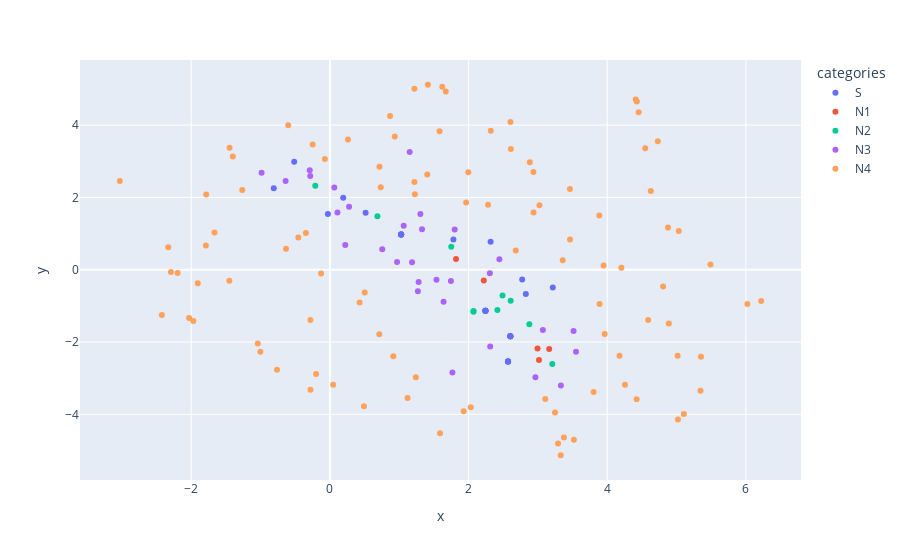

The notebook cell saved with this chart:
### Code cell
import plotly.express as px
import pandas as pd
from sklearn.manifold import TSNE

tsne = TSNE(n_components=2, perplexity=50)
z2d = tsne.fit_transform(action_z)

df = pd.DataFrame(
    dict(
        x=z2d[:,0], y=z2d[:,1],
        categories=categories,
        name=names,
        ntypes=colors
    )
)

fig = px.scatter(df, x='x', y='y', hover_data=['name'], color='categories')
fig.show()

### Figure 1 — Plotly figure (JSON) as saved in the notebook; plotly's stock layout.template omitted (floating-point values rounded to 4 significant figures)
{"data": [{"customdata": [["AddNode, 0"], ["AddNode, 1"], ["AddNode, 2"], ["AddNode, 3"], ["AddNode, 4"], ["ChangeFeature, 0"], ["ChangeFeature, 1"], ["ChangeFeature, 2"], ["ChangeFeature, 3"], ["ChangeFeature, 4"], ["DeleteNode, 0"], ["DeleteNode, 1"], ["DeleteNode, 2"], ["DeleteNode, 3"], ["DeleteNode, 4"], ["AcceptingEdges, 0"], ["AcceptingEdges, 1"], ["AcceptingEdges, 2"], ["AcceptingEdges, 3"], ["AcceptingEdges, 4"], ["NotAcceptingEdges, 0"], ["NotAcceptingEdges, 1"], ["NotAcceptingEdges, 2"], ["NotAcceptingEdges, 3"], ["NotAcceptingEdges, 4"], ["AddEdge, 0"], ["AddEdge, 1"], ["AddEdge, 2"], ["AddEdge, 3"], ["AddEdge, 4"]], "hovertemplate": "categories=S<br>x=%{x}<br>y=%{y}<br>name=%{customdata[0]}<extra></extra>", "legendgroup": "S", "marker": {"color": "#636efa", "symbol": "circle"}, "mode": "markers", "name": "S", "orientation": "v", "showlegend": true, "type": "scatter", "x": [3.215, -0.5149, 0.192, 0.5148, -0.02896, 2.773, -0.8097, 2.318, 2.826, 1.782, 2.57, 2.57, 2.57, 2.57, 2.57, 2.602, 2.602, 2.602, 2.602, 2.602, 2.243, 2.243, 2.243, 2.243, 2.243, 1.028, 1.028, 1.028, 1.028, 1.028], "xaxis": "x", "y": [-0.4924, 2.987, 1.991, 1.576, 1.54, -0.271, 2.254, 0.7749, -0.6694, 0.8328, -2.542, -2.542, -2.542, -2.542, -2.542, -1.837, -1.837, -1.837, -1.837, -1.837, -1.137, -1.137, -1.137, -1.137, -1.137, 0.9715, 0.9715, 0.9715, 0.9715, 0.9715], "yaxis": "y"}, {"customdata": [["G1, 0"], ["G1, 1"], ["G1, 2"], ["G1, 3"], ["G1, 4"]], "hovertemplate": "categories=N1<br>x=%{x}<br>y=%{y}<br>name=%{customdata[0]}<extra></extra>", "legendgroup": "N1", "marker": {"color": "#EF553B", "symbol": "circle"}, "mode": "markers", "name": "N1", "orientation": "v", "showlegend": true, "type": "scatter", "x": [2.995, 1.819, 3.016, 3.163, 2.22], "xaxis": "x", "y": [-2.182, 0.2995, -2.498, -2.196, -0.296], "yaxis": "y"}, {"customdata": [["G2, 0"], ["G2, 1"], ["G2, 2"], ["G2, 3"], ["G2, 4"], ["G6, 0"], ["G6, 1"], ["G6, 2"], ["G6, 3"], ["G6, 4"]], "hovertemplate": "categories=N2<br>x=%{x}<br>y=%{y}<br>name=%{customdata[0]}<extra></extra>", "legendgroup": "N2", "marker": {"color": "#00cc96", "symbol": "circle"}, "mode": "markers", "name": "N2", "orientation": "v", "showlegend": true, "type": "scatter", "x": [3.208, -0.2109, 2.416, 2.071, 2.607, 2.072, 0.6852, 2.877, 2.489, 1.75], "xaxis": "x", "y": [-2.607, 2.322, -1.113, -1.165, -0.8619, -1.139, 1.476, -1.509, -0.7106, 0.6348], "yaxis": "y"}, {"customdata": [["G3, 0"], ["G3, 1"], ["G3, 2"], ["G3, 3"], ["G3, 4"], ["G5, 0"], ["G5, 1"], ["G5, 2"], ["G5, 3"], ["G5, 4"], ["G7, 0"], ["G7, 1"], ["G7, 2"], ["G7, 3"], ["G7, 4"], ["G9, 0"], ["G9, 1"], ["G9, 2"], ["G9, 3"], ["G9, 4"], ["G11, 0"], ["G11, 1"], ["G11, 2"], ["G11, 3"], ["G11, 4"], ["G23, 0"], ["G23, 1"], ["G23, 2"], ["G23, 3"], ["G23, 4"]], "hovertemplate": "categories=N3<br>x=%{x}<br>y=%{y}<br>name=%{customdata[0]}<extra></extra>", "legendgroup": "N3", "marker": {"color": "#ab63fa", "symbol": "circle"}, "mode": "markers", "name": "N3", "orientation": "v", "showlegend": true, "type": "scatter", "x": [3.331, 0.06338, 3.072, 2.312, 1.28, 1.767, 1.151, 1.269, 1.64, 1.745, 3.55, -0.6388, 1.305, 1.185, 2.307, 2.964, 0.2764, 0.9685, 0.755, 1.8, 2.444, -0.9854, 1.329, 1.064, 3.515, 1.537, -0.291, 0.109, 0.2216, -0.284], "xaxis": "x", "y": [-3.204, 2.272, -1.669, -2.123, -0.3431, -2.842, 3.255, -0.5952, -0.8855, -0.313, -2.267, 2.456, 1.541, 0.2059, -0.09861, -2.975, 1.74, 0.2152, 0.564, 1.114, 0.2908, 2.685, 1.118, 1.216, -1.697, -0.2746, 2.749, 1.581, 0.6849, 2.589], "yaxis": "y"}, {"customdata": [["G4, 0"], ["G4, 1"], ["G4, 2"], ["G4, 3"], ["G4, 4"], ["G8, 0"], ["G8, 1"], ["G8, 2"], ["G8, 3"], ["G8, 4"], ["G10, 0"], ["G10, 1"], ["G10, 2"], ["G10, 3"], ["G10, 4"], ["G12, 0"], ["G12, 1"], ["G12, 2"], ["G12, 3"], ["G12, 4"], ["G13, 0"], ["G13, 1"], ["G13, 2"], ["G13, 3"], ["G13, 4"], ["G14, 0"], ["G14, 1"], ["G14, 2"], ["G14, 3"], ["G14, 4"], ["G15, 0"], ["G15, 1"], ["G15, 2"], ["G15, 3"], ["G15, 4"], ["G16, 0"], ["G16, 1"], ["G16, 2"], ["G16, 3"], ["G16, 4"], ["G17, 0"], ["G17, 1"], ["G17, 2"], ["G17, 3"], ["G17, 4"], ["G18, 0"], ["G18, 1"], ["G18, 2"], ["G18, 3"], ["G18, 4"], ["G19, 0"], ["G19, 1"], ["G19, 2"], ["G19, 3"], ["G19, 4"], ["G20, 0"], ["G20, 1"], ["G20, 2"], ["G20, 3"], ["G20, 4"], ["G21, 0"], ["G21, 1"], ["G21, 2"], ["G21, 3"], ["G21, 4"], ["G22, 0"], ["G22, 1"], ["G22, 2"], ["G22, 3"], ["G22, 4"], ["G24, 0"], ["G24, 1"], ["G24, 2"], ["G24, 3"], ["G24, 4"], ["G25, 0"], ["G25, 1"], ["G25, 2"], ["G25, 3"], ["G25, 4"], ["G26, 0"], ["G26, 1"], ["G26, 2"], ["G26, 3"], ["G26, 4"], ["G27, 0"], ["G27, 1"], ["G27, 2"], ["G27, 3"], ["G27, 4"], ["G28, 0"], ["G28, 1"], ["G28, 2"], ["G28, 3"], ["G28, 4"], ["G29, 0"], ["G29, 1"], ["G29, 2"], ["G29, 3"], ["G29, 4"]], "hovertemplate": "categories=N4<br>x=%{x}<br>y=%{y}<br>name=%{customdata[0]}<extra></extra>", "legendgroup": "N4", "marker": {"color": "#FFA15A", "symbol": "circle"}, "mode": "markers", "name": "N4", "orientation": "v", "showlegend": true, "type": "scatter", "x": [-0.1992, 0.9351, -1.04, 1.621, -0.3463, 4.629, 4.453, 2.935, 1.964, 0.9143, 1.93, 1.219, 3.358, 0.4286, 3.889, 2.604, -2.331, 1.996, -0.7633, 1.671, -1.003, -0.249, 3.022, 4.424, 2.937, 4.177, 5.031, 6.221, 3.247, 5.015, -2.196, -0.6012, 0.5026, 0.7336, 4.204, 3.519, 1.219, 4.73, -2.424, 5.489, 1.239, -2.292, 1.582, 3.463, 3.886, 3.107, 1.404, 4.427, 0.7124, -0.2804, 1.226, 2.321, 0.2602, -0.4558, -1.451, 2.032, -0.1278, 1.12, 3.375, 4.888, 5.019, -1.664, 3.963, 0.04695, 4.256, -0.2813, 0.7145, 4.877, 2.281, -0.07238, 5.352, 2.883, -3.03, 1.588, 4.547, 0.4904, 3.947, 6.021, 5.105, 3.291, 2.61, -1.447, -1.784, -0.6328, 2.681, 5.345, -1.789, 3.462, 0.8673, -1.264, 3.33, 4.806, 4.591, -1.97, 3.804, -2.031, -1.4, -1.906, 1.413, 4.41], "xaxis": "x", "y": [-2.888, 3.683, -2.042, 5.058, 1.017, 2.178, 4.353, 2.7, 1.86, -2.397, -3.918, 2.429, 0.2601, -0.9087, -0.9486, 4.084, 0.6181, 2.693, -2.771, 4.926, -2.269, 3.466, 1.78, -3.58, 1.585, -2.377, 1.07, -0.8686, -3.951, -2.378, -0.08986, 3.993, -0.6285, 2.281, 0.05471, -4.703, 5.003, 3.557, -1.255, 0.1449, -2.974, -0.06017, 3.831, 0.8321, 1.497, -3.574, 2.633, 4.651, -1.785, -3.323, 2.086, 3.841, 3.602, 0.8917, -0.3033, -3.807, -0.1081, -3.546, -4.644, -1.49, -4.141, 1.03, -1.779, -3.182, -3.186, -1.392, 2.846, 1.167, 1.794, 3.064, -2.411, 2.975, 2.456, -4.522, 3.363, -3.775, 0.1131, -0.9509, -3.992, -4.805, 3.336, 3.371, 2.083, 0.5786, 0.528, -3.351, 0.6688, 2.235, 4.255, 2.207, -5.132, -0.4617, -1.389, -1.417, -3.383, -1.339, 3.13, -0.3727, 5.116, 4.709], "yaxis": "y"}], "layout": {"legend": {"title": {"text": "categories"}, "tracegroupgap": 0}, "margin": {"t": 60}, "xaxis": {"anchor": "y", "domain": [0, 1], "title": {"text": "x"}}, "yaxis": {"anchor": "x", "domain": [0, 1], "title": {"text": "y"}}}}
